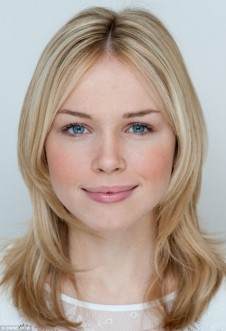
#> input picture testimage.jpg, 226 x 331 px
$ python project.py
#> lines starting #> are read from the running program, lines starting #| are printed output that depends on the picture

from commonfunctions import *
from skimage.filters import gaussian
from skimage.color import rgb2ycbcr
from skimage.transform import resize
import numpy as np
import math
from skimage.morphology import binary_erosion, binary_dilation
from skimage import exposure


##################################################################################################################

def erode(img, window_size, origin_position):
    new_img = np.ones((img.shape[0], img.shape[1]))
    for i in range(origin_position[0], img.shape[0] - window_size[0] + origin_position[0]):
        for j in range(origin_position[1], img.shape[1] - window_size[1] + origin_position[1]):
            x_start = i-origin_position[0]
            y_start = j-origin_position[1]
            mini = 256
            for x in range( x_start , x_start + window_size[0]):
                for y in range( y_start, y_start + window_size[1]):
                    if img[x][y] < mini:
                        mini = img[x][y]
            new_img[i,j] = mini
    return new_img


def dilate(img, window_size, origin_position):
    new_img = np.ones((img.shape[0], img.shape[1]))
    for i in range(origin_position[0], img.shape[0] - window_size[0] + origin_position[0]):
        for j in range(origin_position[1], img.shape[1] - window_size[1] + origin_position[1]):
            x_start = i-origin_position[0]
            y_start = j-origin_position[1]
            maxi = -1
            for x in range( x_start , x_start + window_size[0]):
                for y in range( y_start, y_start + window_size[1]):
                    if img[x][y] > maxi:
                        maxi = img[x][y]
            new_img[i,j] = maxi
    return new_img


##################################################################################################

input_img = io.imread('testimage.jpg')
#> input_img is the input picture: shape (331, 226, 3); mean R, G, B 177.5, 160.2, 147.8
filtered_img3 = gaussian(input_img, sigma=0.2)

grey_image =  rgb2gray(filtered_img3)
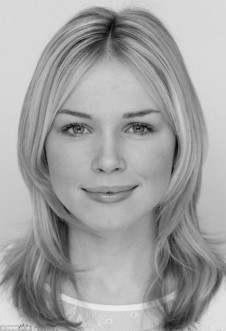
#> grey_image: shape (331, 226) float64; min 0.0299, max 0.937, mean 0.639


resized_image=resize(filtered_img3,(200,180))
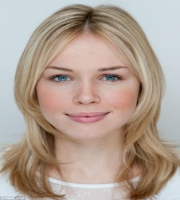
#> resized_image: shape (200, 180, 3) float64; mean R, G, B 0.696, 0.628, 0.579

ycbcr_image = rgb2ycbcr(resized_image).astype('uint8')
#> ycbcr_image: shape (200, 180, 3); mean of channels 0, 1, 2 156.3, 119.5, 135.9


y = ycbcr_image[:,:,0]
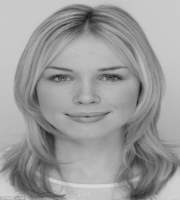
#> y: shape (200, 180); min 26, max 218, mean 156.3


cb = ycbcr_image[:,:,1]
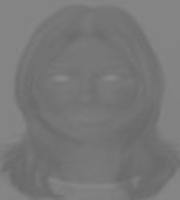
#> cb: shape (200, 180); min 104, max 138, mean 119.5
cr = ycbcr_image[:,:,2]
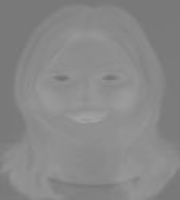
#> cr: shape (200, 180); min 114, max 164, mean 135.9
#> (the run stopped early here; a loop or call above may not have finished)

$ run again, with IMG_5403.JPG copied over testimage.jpg
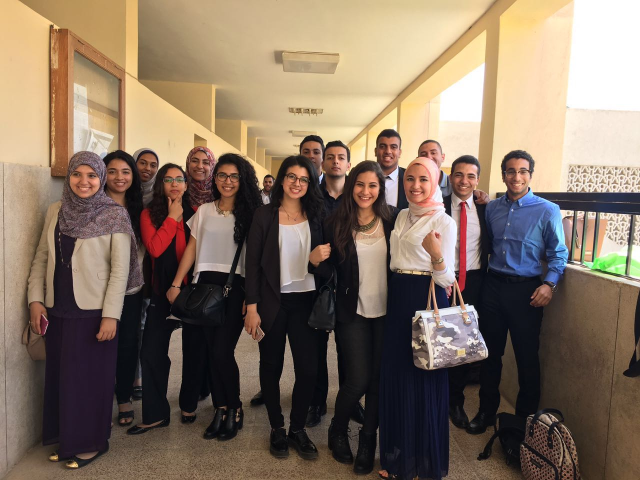
#> input picture IMG_5403.JPG, 1280 x 960 px (shown at 1/2 size)
#> input_img is the input picture: shape (960, 1280, 3); mean R, G, B 130.6, 112.8, 96.6
#> ycbcr_image: shape (200, 180, 3); mean of channels 0, 1, 2 115.3, 117.7, 136.5
#> `y = ycbcr_image[:,:,0]`:
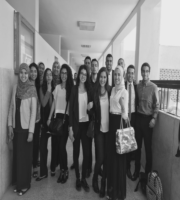
#> y: shape (200, 180); min 21, max 234, mean 115.3
#> `cr = ycbcr_image[:,:,2]`:
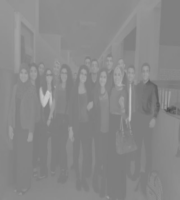
#> cr: shape (200, 180); min 72, max 201, mean 136.5

$ run again, with download.jpg copied over testimage.jpg
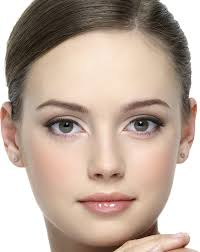
#> input picture download.jpg, 200 x 252 px
#> input_img is the input picture: shape (252, 200, 3); mean R, G, B 190.1, 170.3, 157
#> ycbcr_image: shape (200, 180, 3); mean of channels 0, 1, 2 165.5, 118.8, 137.2
#> `cb = ycbcr_image[:,:,1]`:
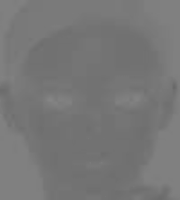
#> cb: shape (200, 180); min 104, max 133, mean 118.8
#> `cr = ycbcr_image[:,:,2]`:
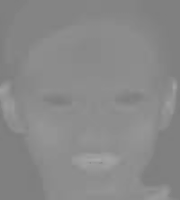
#> cr: shape (200, 180); min 123, max 168, mean 137.2
